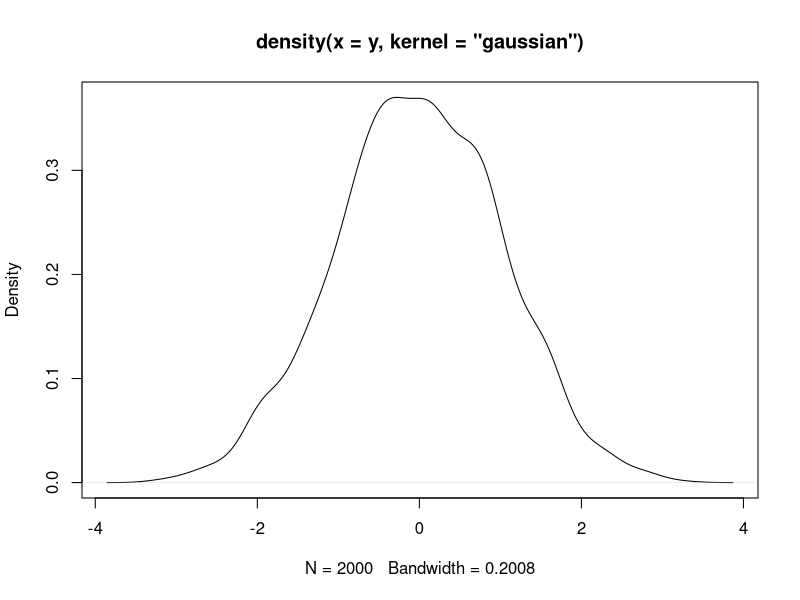
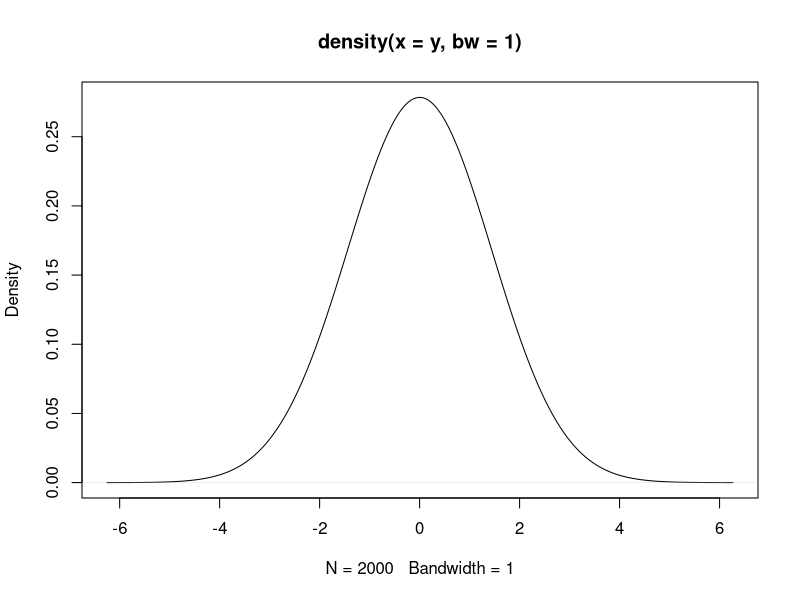

R code for these plots, in order:
## ---- chunk 1
knitr::opts_chunk$set(echo = TRUE)
## ---- chunk 2
y <- rnorm(n=2000) 
res <- density(y) 
## ---- chunk 3
plot(density(y, kernel='gaussian')) 
## ---- chunk 4
plot(density(y, bw=1))
